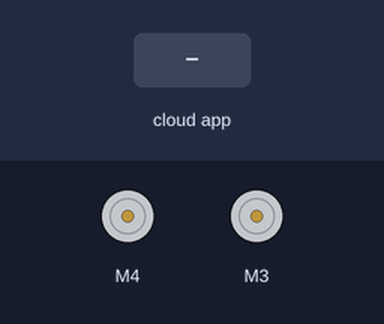
Simulated run of this sketch. Board: Arduino Uno, built with avr-gcc and run on an emulated ATmega328P. Parts: 2 × DC motor (green arrow = forward, orange = backward, longer = faster). The inputs (shaded band) are chosen by the test bench. The ROS host is connected and sends only what is stated; what the sketch prints to the serial monitor is not drawn.

Above: at 1.2 s.
1.3 s: the phone or cloud app sets linear.x to -100
At 1.7 s:
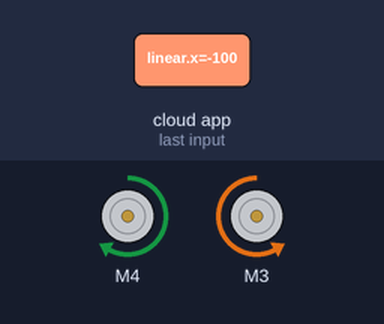
3.3 s: the phone or cloud app sets angular.z to -100
At 3.7 s:
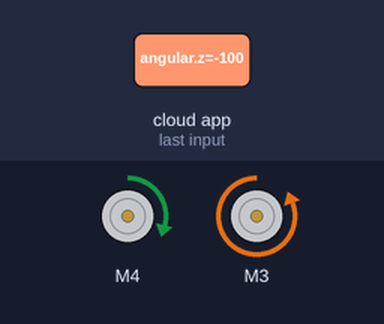
5.3 s: the phone or cloud app sets linear.x to 0
At 5.7 s:
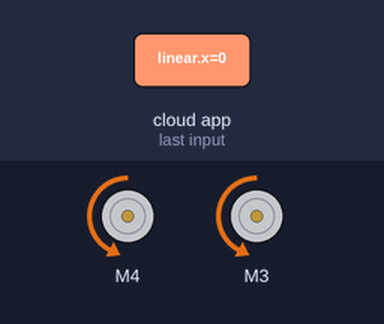
7.3 s: the phone or cloud app sets angular.z to 100
At 7.7 s:
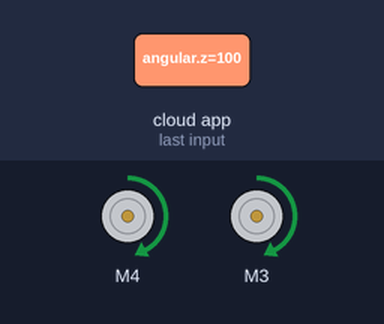
9.3 s: the phone or cloud app sets linear.x to 100
At 9.7 s:
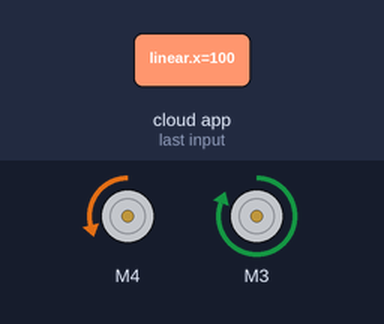
11.3 s: the phone or cloud app sets angular.z to 0
At 11.58 s:
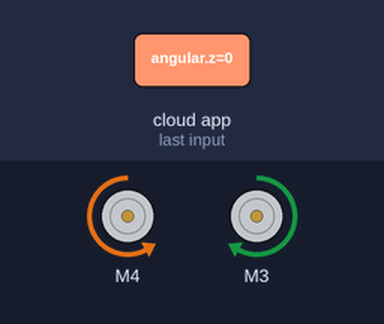
Timing chart, 0 to 14.3 s (numbered marks = the images above; inputs shaded):
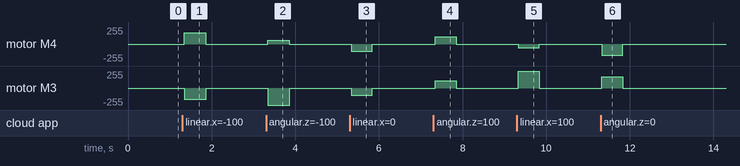

Measured:
- after the input at 1.3 s, motor M4: stopped → forward 168/255 at once, → stopped 0.52 s later; motor M3: stopped → backward 168/255 after 0.05 s, → stopped 0.52 s later
- after the input at 3.3 s, motor M4: stopped → forward 58/255 at once, → stopped 0.52 s later; motor M3: stopped → backward 255/255 at once, → stopped 0.52 s later
- after the input at 5.3 s, motor M4, motor M3: stopped → backward 109/255 at once, → stopped 0.51 s later
- after the input at 7.3 s, motor M4: stopped → forward 109/255 at once, → stopped 0.51 s later; motor M3: stopped → forward 109/255 after 0.05 s, → stopped 0.51 s later
- after the input at 9.3 s, motor M4: stopped → backward 58/255 at once, → stopped 0.50 s later; motor M3: stopped → forward 255/255 at once, → stopped 0.50 s later
- after the input at 11.3 s, motor M4: stopped → backward 168/255 at once, → stopped 0.50 s later; motor M3: stopped → forward 168/255 at once, → stopped 0.50 s later

The sketch:

minion_core.ino
```cpp
#define USE_USBCON

#include "minion_core_config.h"


void setup() {
  Serial.begin(57600);

  // Initialize ROS node handle, advertise and subscribe the topics
  nh.initNode();
  nh.getHardware()->setBaud(115200);

  nh.subscribe(cmd_vel_sub);

  motor_driver.init(NAME);
  // tf_broadcaster.init(nh);

  goal_velocity[LINEAR]  = 0;
  goal_velocity[ANGULAR] = 0;
  motor_driver.controlMotor(WHEEL_SEPARATION, goal_velocity);

  memset(tTime,0,sizeof(tTime));
  //tTime[6] = millis();
  //tTime[0] = millis();

}

void loop() {

  uint32_t t = millis();
  updateTime();
  updateTFPrefix(nh.connected());

  // updateGoalVelocity();
  // motor_driver.controlMotor(WHEEL_SEPARATION, goal_velocity);

  // if ((t-tTime[0]) >= (1000 / CONTROL_MOTOR_SPEED_FREQUENCY))
  // {
    updateGoalVelocity();
    // tTime[6] the time when get cmd_vel
    if ((t-tTime[6]) > CONTROL_MOTOR_TIMEOUT)
    {
      motor_driver.controlMotor(WHEEL_SEPARATION, zero_velocity);
    }
    else
    {
      motor_driver.controlMotor(WHEEL_SEPARATION, goal_velocity);
    }
    // tTime[0] the time when update motor_driver
    // tTime[0] = t;

  // }

  if ((t-tTime[3]) >= (1000 / IMU_PUBLISH_FREQUENCY))
  {
    // publishImuMsg();
    // publishMagMsg();
    // tTime[0] the time when update imu
    tTime[3] = t;
  }


  // Call all the callbacks waiting to be called at that point in time
  nh.spinOnce();
  // delay(10);

}


/*******************************************************************************
* Update the base time for interpolation
*******************************************************************************/
void updateTime()
{
  current_offset = millis();
  current_time = nh.now();
}

/*******************************************************************************
* ros::Time::now() implementation
*******************************************************************************/
ros::Time rosNow()
{
  return nh.now();
}

/*******************************************************************************
* Time Interpolation function (deprecated)
*******************************************************************************/
ros::Time addMicros(ros::Time & t, uint32_t _micros)
{
  uint32_t sec, nsec;

  sec  = _micros / 1000 + t.sec;
  nsec = _micros % 1000000000 + t.nsec;

  return ros::Time(sec, nsec);
}

/*******************************************************************************
* Callback function for cmd_vel msg
*******************************************************************************/
void commandVelocityCallback(const geometry_msgs::Twist& cmd_vel_msg)
{
  goal_velocity_from_cmd[LINEAR]  = cmd_vel_msg.linear.x;
  goal_velocity_from_cmd[ANGULAR] = cmd_vel_msg.angular.z;


  // goal_velocity_from_cmd[LINEAR]  = constrain(goal_velocity_from_cmd[LINEAR],  MIN_LINEAR_VELOCITY, MAX_LINEAR_VELOCITY);
  // goal_velocity_from_cmd[ANGULAR] = constrain(goal_velocity_from_cmd[ANGULAR], MIN_ANGULAR_VELOCITY, MAX_ANGULAR_VELOCITY);
  tTime[6] = millis();
}


void updateGoalVelocity(void)
{
  goal_velocity[LINEAR]  = goal_velocity_from_cmd[LINEAR] ;
  goal_velocity[ANGULAR] = goal_velocity_from_cmd[ANGULAR];
  // motor_driver.controlMotor(WHEEL_SEPARATION, goal_velocity);

}


/*******************************************************************************
* Update TF Prefix
*******************************************************************************/
void updateTFPrefix(bool isConnected)
{
  static bool isChecked = false;
  char log_msg[50];

  if (isConnected)
  {
    if (isChecked == false)
    {
      nh.getParam("~tf_prefix", &get_tf_prefix);

      if (!strcmp(get_tf_prefix, ""))
      {
        // sprintf(odom_header_frame_id, "odom");
        // sprintf(odom_child_frame_id, "base_footprint");

        sprintf(imu_frame_id, "imu_link");
        sprintf(mag_frame_id, "mag_link");
        sprintf(joint_state_header_frame_id, "base_link");
      }
      else
      {
        // strcpy(odom_header_frame_id, get_tf_prefix);
        // strcpy(odom_child_frame_id, get_tf_prefix);

        strcpy(imu_frame_id, get_tf_prefix);
        strcpy(mag_frame_id, get_tf_prefix);
        strcpy(joint_state_header_frame_id, get_tf_prefix);

        // strcat(odom_header_frame_id, "/odom");
        // strcat(odom_child_frame_id, "/base_footprint");

        strcat(imu_frame_id, "/imu_link");
        strcat(mag_frame_id, "/mag_link");
        strcat(joint_state_header_frame_id, "/base_link");
      }

      // sprintf(log_msg, "Setup TF on Odometry [%s]", odom_header_frame_id);
      // nh.loginfo(log_msg);

      sprintf(log_msg, "Setup TF on IMU [%s]", imu_frame_id);
      nh.loginfo(log_msg);

      sprintf(log_msg, "Setup TF on MagneticField [%s]", mag_frame_id);
      nh.loginfo(log_msg);

      sprintf(log_msg, "Setup TF on JointState [%s]", joint_state_header_frame_id);
      nh.loginfo(log_msg);

      isChecked = true;
    }
  }
  else
  {
    isChecked = false;
  }
}
```

minion_core_config.h
```cpp
#ifndef MINION_CORE_CONFIG_H_
#define MINION_CORE_CONFIG_H_


#include "minion_mini_config.h"
#include "minion_motor_driver.h"
// #include <Servo.h>
#include <Wire.h>

#include <ros.h>
#include <geometry_msgs/Twist.h>
#include <tf/tf.h>
#include <tf/transform_broadcaster.h>

#define CONTROL_MOTOR_SPEED_FREQUENCY          100   //hz 30
#define CONTROL_MOTOR_TIMEOUT                  500  //ms 500
#define IMU_PUBLISH_FREQUENCY                  200  //hz
#define CMD_VEL_PUBLISH_FREQUENCY              30   //hz
#define DRIVE_INFORMATION_PUBLISH_FREQUENCY    30   //hz
#define VERSION_INFORMATION_PUBLISH_FREQUENCY  1    //hz
#define DEBUG_LOG_FREQUENCY                    10   //hz

#define WHEEL_NUM                        2


#define DEG2RAD(x)                       (x * 0.01745329252)  // *PI/180
#define RAD2DEG(x)                       (x * 57.2957795131)  // *180/PI

#define TICK2RAD                         0.001533981  // 0.087890625[deg] * 3.14159265359 / 180 = 0.001533981f

#define TEST_DISTANCE                    0.300     // meter
#define TEST_RADIAN                      3.14      // 180 degree


/*******************************************************************************
* Declaration for motor
*******************************************************************************/
MinionMotorDriver motor_driver;


/*******************************************************************************
* Declaration for controllers
*******************************************************************************/
float zero_velocity[WHEEL_NUM] = {0.0, 0.0};
float goal_velocity[WHEEL_NUM] = {0.0, 0.0};
float goal_velocity_from_cmd[WHEEL_NUM] = {0.0, 0.0};


/*******************************************************************************
* Update Joint State
*******************************************************************************/
double  last_velocity[WHEEL_NUM]  = {0.0, 0.0};

// Callback function prototypes
void commandVelocityCallback(const geometry_msgs::Twist& cmd_vel_msg);


/*******************************************************************************
* ROS NodeHandle
*******************************************************************************/
ros::NodeHandle nh;
ros::Time current_time;
uint32_t current_offset;

/*******************************************************************************
* ROS Parameter
*******************************************************************************/
char get_prefix[10];
char* get_tf_prefix = get_prefix;

char imu_frame_id[30];
char mag_frame_id[30];

char joint_state_header_frame_id[30];


/*******************************************************************************
* Subscriber
*******************************************************************************/
ros::Subscriber<geometry_msgs::Twist> cmd_vel_sub("cmd_vel", commandVelocityCallback);


/*******************************************************************************
* Transform Broadcaster
*******************************************************************************/
// TF of Turtlebot3
tf::TransformBroadcaster tf_broadcaster;

/*******************************************************************************
* SoftwareTimer of Turtlebot3
*******************************************************************************/
static uint32_t tTime[10];

#endif // MINION_CORE_CONFIG_H_
```

minion_mini_config.h
```cpp
#ifndef MINION_MINI_H_
#define MINION_MINI_H_

//https://emanual.robotis.com/docs/en/platform/turtlebot3/specifications/#hardware-specifications
#define NAME                             "mini"

#define WHEEL_RADIUS                     0.0325           // meter
#define WHEEL_SEPARATION                 1.30           // meter
#define TURNING_RADIUS                   0.075           // meter
#define ROBOT_RADIUS                     0.209           // meter (BURGER : 0.105, WAFFLE : 0.220)

#define MAX_LINEAR_VELOCITY              (WHEEL_RADIUS * 2 * 3.14159265359 * 61 / 60) // m/s  (BURGER : 61[rpm], WAFFLE : 77[rpm])
#define MAX_ANGULAR_VELOCITY             (MAX_LINEAR_VELOCITY / TURNING_RADIUS)       // rad/s

#define MIN_LINEAR_VELOCITY              -MAX_LINEAR_VELOCITY
#define MIN_ANGULAR_VELOCITY             -MAX_ANGULAR_VELOCITY

#endif  //MINION_MINI_H_
```

minion_motor_driver.cpp
```cpp
#include "minion_motor_driver.h"

MinionMotorDriver::MinionMotorDriver()
: left_wheel_id_(ADAFRUIT_LEFT_ID),
  right_wheel_id_(ADAFRUIT_RIGHT_ID)
{
  torque_ = false;
  // adafruit_limit_max_velocity_ = MINI_LIMIT_MAX_VELOCITY;
  _AFMS = Adafruit_MotorShield();
  _left_motor_pointer = _AFMS.getMotor(left_wheel_id_);
  _right_motor_pointer = _AFMS.getMotor(right_wheel_id_);


}

MinionMotorDriver::~MinionMotorDriver()
{
}

bool MinionMotorDriver::init(String minion)
{
  Serial.begin(57600);
  _AFMS.begin();

  if (minion == "mini")
    _adafruit_limit_max_velocity = MINI_MAX_VELOCITY;

  Serial.println("Success to init Motor Driver");
  return true;
}


bool MinionMotorDriver::moveMotor(Adafruit_DCMotor *motor, int16_t speed_percent)
{
  int16_t speed = constrain(abs(speed_percent), 0, 100);
  speed = speed * MINI_MAX_VELOCITY_MOTOR/100 ;
  Serial.print("speed: ");
  Serial.println(speed);
  // Positive speeds move wheels forward,
  // negative speeds move wheels backward
  if (speed_percent < 0)
  {
    motor->setSpeed(speed);
    motor->run(BACKWARD);
    return true;
  }
  if (speed_percent > 0)
  {
    motor->setSpeed(speed);
    motor->run(FORWARD);
    return true;
  }
  if (speed_percent == 0)
  {
    motor->setSpeed(speed);
    motor->run(RELEASE);
    return true;
  }

}


bool MinionMotorDriver::writeVelocity(int16_t left_value, int16_t right_value)
{
  Serial.print("left_value: ");
  Serial.println(left_value);
  Serial.print("right_value: ");
  Serial.println(right_value);

  moveMotor(_left_motor_pointer, -left_value);
  moveMotor(_right_motor_pointer, right_value);

  return true;
}

// without encoder
// wheel_separation = _wheel_base
bool MinionMotorDriver::controlMotor(const float wheel_separation, float* goal_velocity)
{
  bool comm_result = false;

  float wheel_velocity_cmd[2];

  float lin_vel = goal_velocity[LINEAR];
  float ang_vel = goal_velocity[ANGULAR];

  Serial.print("lin_vel: ");
  Serial.println(lin_vel);

  //  Calculate wheel speeds in m/s without encoder
  float left_speed = lin_vel - (ang_vel * wheel_separation / 2);
  float right_speed = lin_vel + (ang_vel * wheel_separation / 2);

  if (lin_vel == 0 && ang_vel != 0)
  {
    float left_speed = 0.2 - (ang_vel * wheel_separation / 2);
    float right_speed = 0.2 + (ang_vel * wheel_separation / 2);
  }

  Serial.print("left_speed: ");
  Serial.println(left_speed);

  // Serial.print("_adafruit_limit_max_velocity: ");
  // Serial.println(_adafruit_limit_max_velocity);


  wheel_velocity_cmd[LEFT]   = 100 * left_speed/_adafruit_limit_max_velocity;
  wheel_velocity_cmd[RIGHT]  = 100 * right_speed/_adafruit_limit_max_velocity;

  Serial.print("wheel_velocity_cmd LEFT: ");
  Serial.println(wheel_velocity_cmd[LEFT]);

  Serial.print("wheel_velocity_cmd RIGHT: ");
  Serial.println(wheel_velocity_cmd[RIGHT]);
  comm_result = writeVelocity((int16_t)wheel_velocity_cmd[LEFT], (int16_t)wheel_velocity_cmd[RIGHT]);
  if (comm_result == false)
    return false;

  return true;
}
```

minion_motor_driver.h
```cpp
#ifndef MINION_MOTOR_DRIVER_H_
#define MINION_MOTOR_DRIVER_H_

#include <Adafruit_MotorShield.h>

// Limit values (XM430-W210-T and XM430-W350-T)
#define MINI_MAX_VELOCITY            1.5
#define MINI_MAX_VELOCITY_MOTOR            255


// Data Byte Length
#define LEN_X_TORQUE_ENABLE             1
#define LEN_X_GOAL_VELOCITY             4
#define LEN_X_GOAL_POSITION             4
#define LEN_X_REALTIME_TICK             2
#define LEN_X_PRESENT_VELOCITY          4
#define LEN_X_PRESENT_POSITION          4


#define ADAFRUIT_LEFT_ID                     4       // ID of left motor
#define ADAFRUIT_RIGHT_ID                    3       // ID of right motor


#define TORQUE_ENABLE                   1       // Value for enabling the torque
#define TORQUE_DISABLE                  0       // Value for disabling the torque

#define LEFT                            0
#define RIGHT                           1

#define LINEAR                           0
#define ANGULAR                          1

#define VELOCITY_CONSTANT_VALUE         41.69988758  // V = r * w = r     *        (RPM             * 0.10472)
                                                     //           = r     * (0.229 * Goal_Velocity) * 0.10472
                                                     //
                                                     // Goal_Velocity = V / r * 41.69988757710309
class MinionMotorDriver
{
 public:
  MinionMotorDriver();
  ~MinionMotorDriver();
  bool init(String minion);
  void close(void);
  bool setTorque(bool onoff);
  bool getTorque();
  bool readEncoder(int16_t &left_value, int16_t &right_value);

  bool writeVelocity(int16_t left_value, int16_t right_value);

  bool controlMotor(const float wheel_separation, float* value);

  bool moveMotor(Adafruit_DCMotor *motor, int16_t speed_percent);
  Adafruit_DCMotor *_left_motor_pointer;
  Adafruit_DCMotor *_right_motor_pointer;

 private:
  uint8_t left_wheel_id_;
  uint8_t right_wheel_id_;


  bool torque_;
  Adafruit_MotorShield _AFMS;
  float _adafruit_limit_max_velocity;
};

#endif // MINION_MOTOR_DRIVER_H_
```
